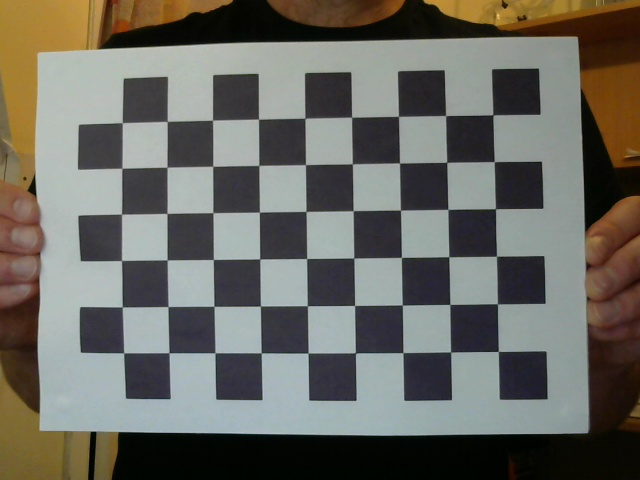
#> input picture exercises/part1/data/chessboard_03.jpg, 640 x 480 px; its folder holds 5 pictures in this run
$ jupyter execute '06. Edge detection – Sobel filter.ipynb'   (older library calls are emulated)
#> lines starting #> are read from the running program, lines starting #| are printed output that depends on the picture; after the words box and inside, x2 and y2 are one past the last pixel; in counts of white or black regions, pixels touching at a corner belong together
#> further down, img is the input picture: shape (480, 640, 3); mean B, G, R 97.8, 105, 106.1
# 6. Edge detection – Sobel filter

[cell 1]
import cv2
import numpy as np
import os

DATA_DIR = './data'
FILENAME = "chessboard_03.jpg"
WINDOW_NAME = "Edge Detection"
DDEPTH = cv2.CV_16S

Detect the edges of an image using the Sobel filter, by implementing the following steps:

**a)** calculate the first derivatives of the image in x and y directions, using the Sobel() function;

[cell 2]
def calculate_grad_x_y(img, ksize):
#> called with ksize = 3
    img = cv2.cvtColor(img, cv2.COLOR_BGR2GRAY)
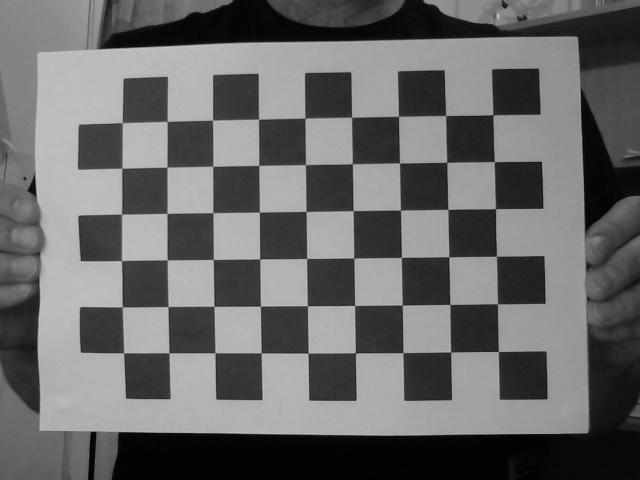
#> img: shape (480, 640); min 1, max 200, mean 104.5

    grad_x = cv2.Sobel(img, DDEPTH, 1, 0, ksize=ksize, scale=1, delta=0, borderType=cv2.BORDER_DEFAULT)
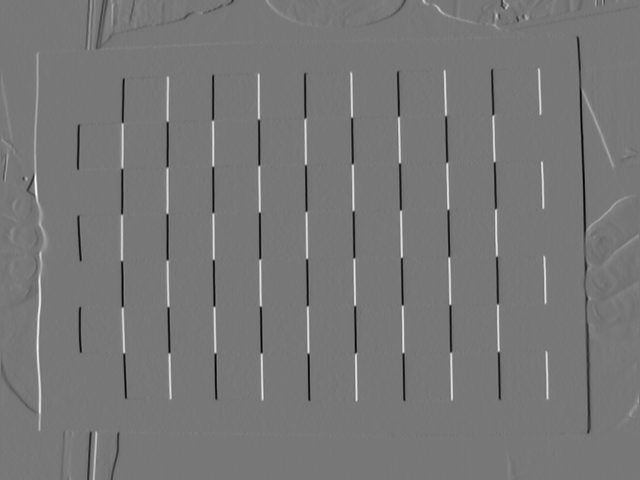
#> grad_x: shape (480, 640) int16; min -591, max 668, mean -0.6; drawn with min black and max white
    grad_y = cv2.Sobel(img, DDEPTH, 0, 1, ksize=ksize, scale=1, delta=0, borderType=cv2.BORDER_DEFAULT)
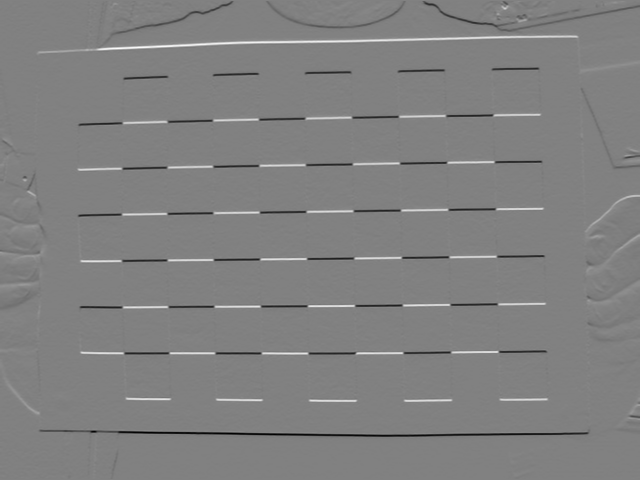
#> grad_y: shape (480, 640) int16; min -715, max 698, mean -1.3; drawn with min black and max white

    abs_grad_x = cv2.convertScaleAbs(grad_x)
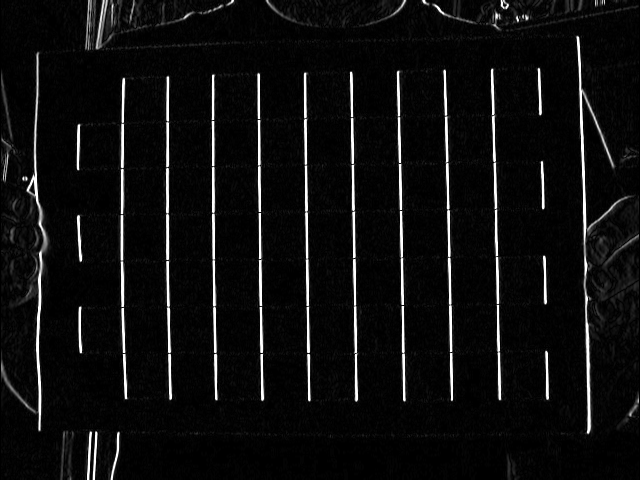
#> abs_grad_x: shape (480, 640); min 0, max 255, mean 14.3
    abs_grad_y = cv2.convertScaleAbs(grad_y)
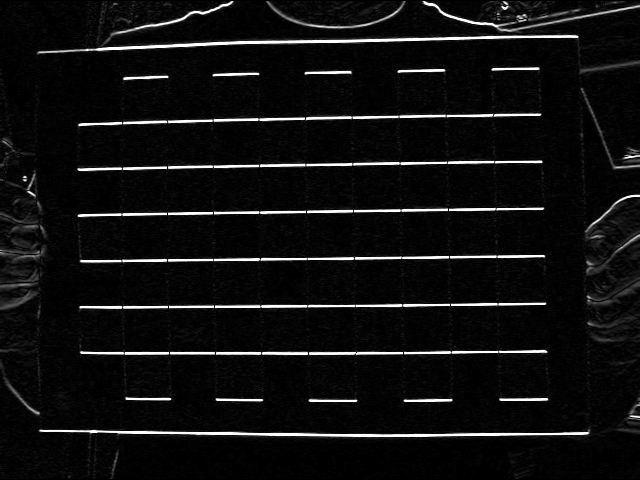
#> abs_grad_y: shape (480, 640); min 0, max 255, mean 15.7

    return abs_grad_x, abs_grad_y

**b)** calculate the approximate value of the gradient by combining the directional derivatives;

[cell 3]
def calculate_grad(img, threshold, ksize):
    abs_grad_x, abs_grad_y = calculate_grad_x_y(img, ksize)
    grad = cv2.addWeighted(abs_grad_x, 0.5, abs_grad_y, 0.5, 0)
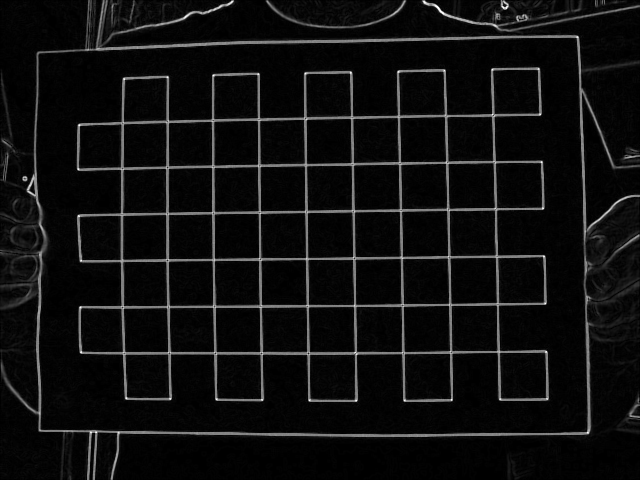
#> grad: shape (480, 640); min 0, max 255, mean 15
    _, grad = cv2.threshold(grad, threshold, 255, cv2.THRESH_BINARY)
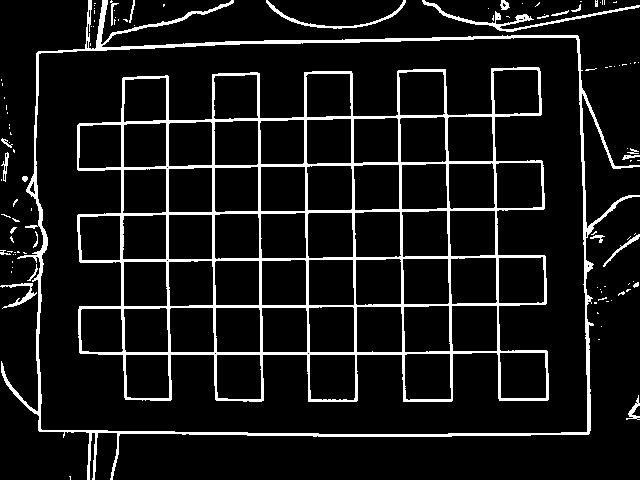
#> grad: shape (480, 640); 9.4% white; 107 white regions (83 under 20 px), largest, box (x1, y1, x2, y2) and area: (77, 67, 549, 402) 18058, (1, 0, 640, 480) 8038, (422, 0, 640, 32) 832

    return grad

**c)** show the "gradient image";

[cell 4]
img = cv2.imread(os.path.join(DATA_DIR, FILENAME))

if img is None:
    print("Image could not be loaded.")
    exit(1)

grad = calculate_grad(img, 40, 3)

cv2.imshow(WINDOW_NAME, grad)
cv2.waitKey(0)
cv2.destroyAllWindows()
